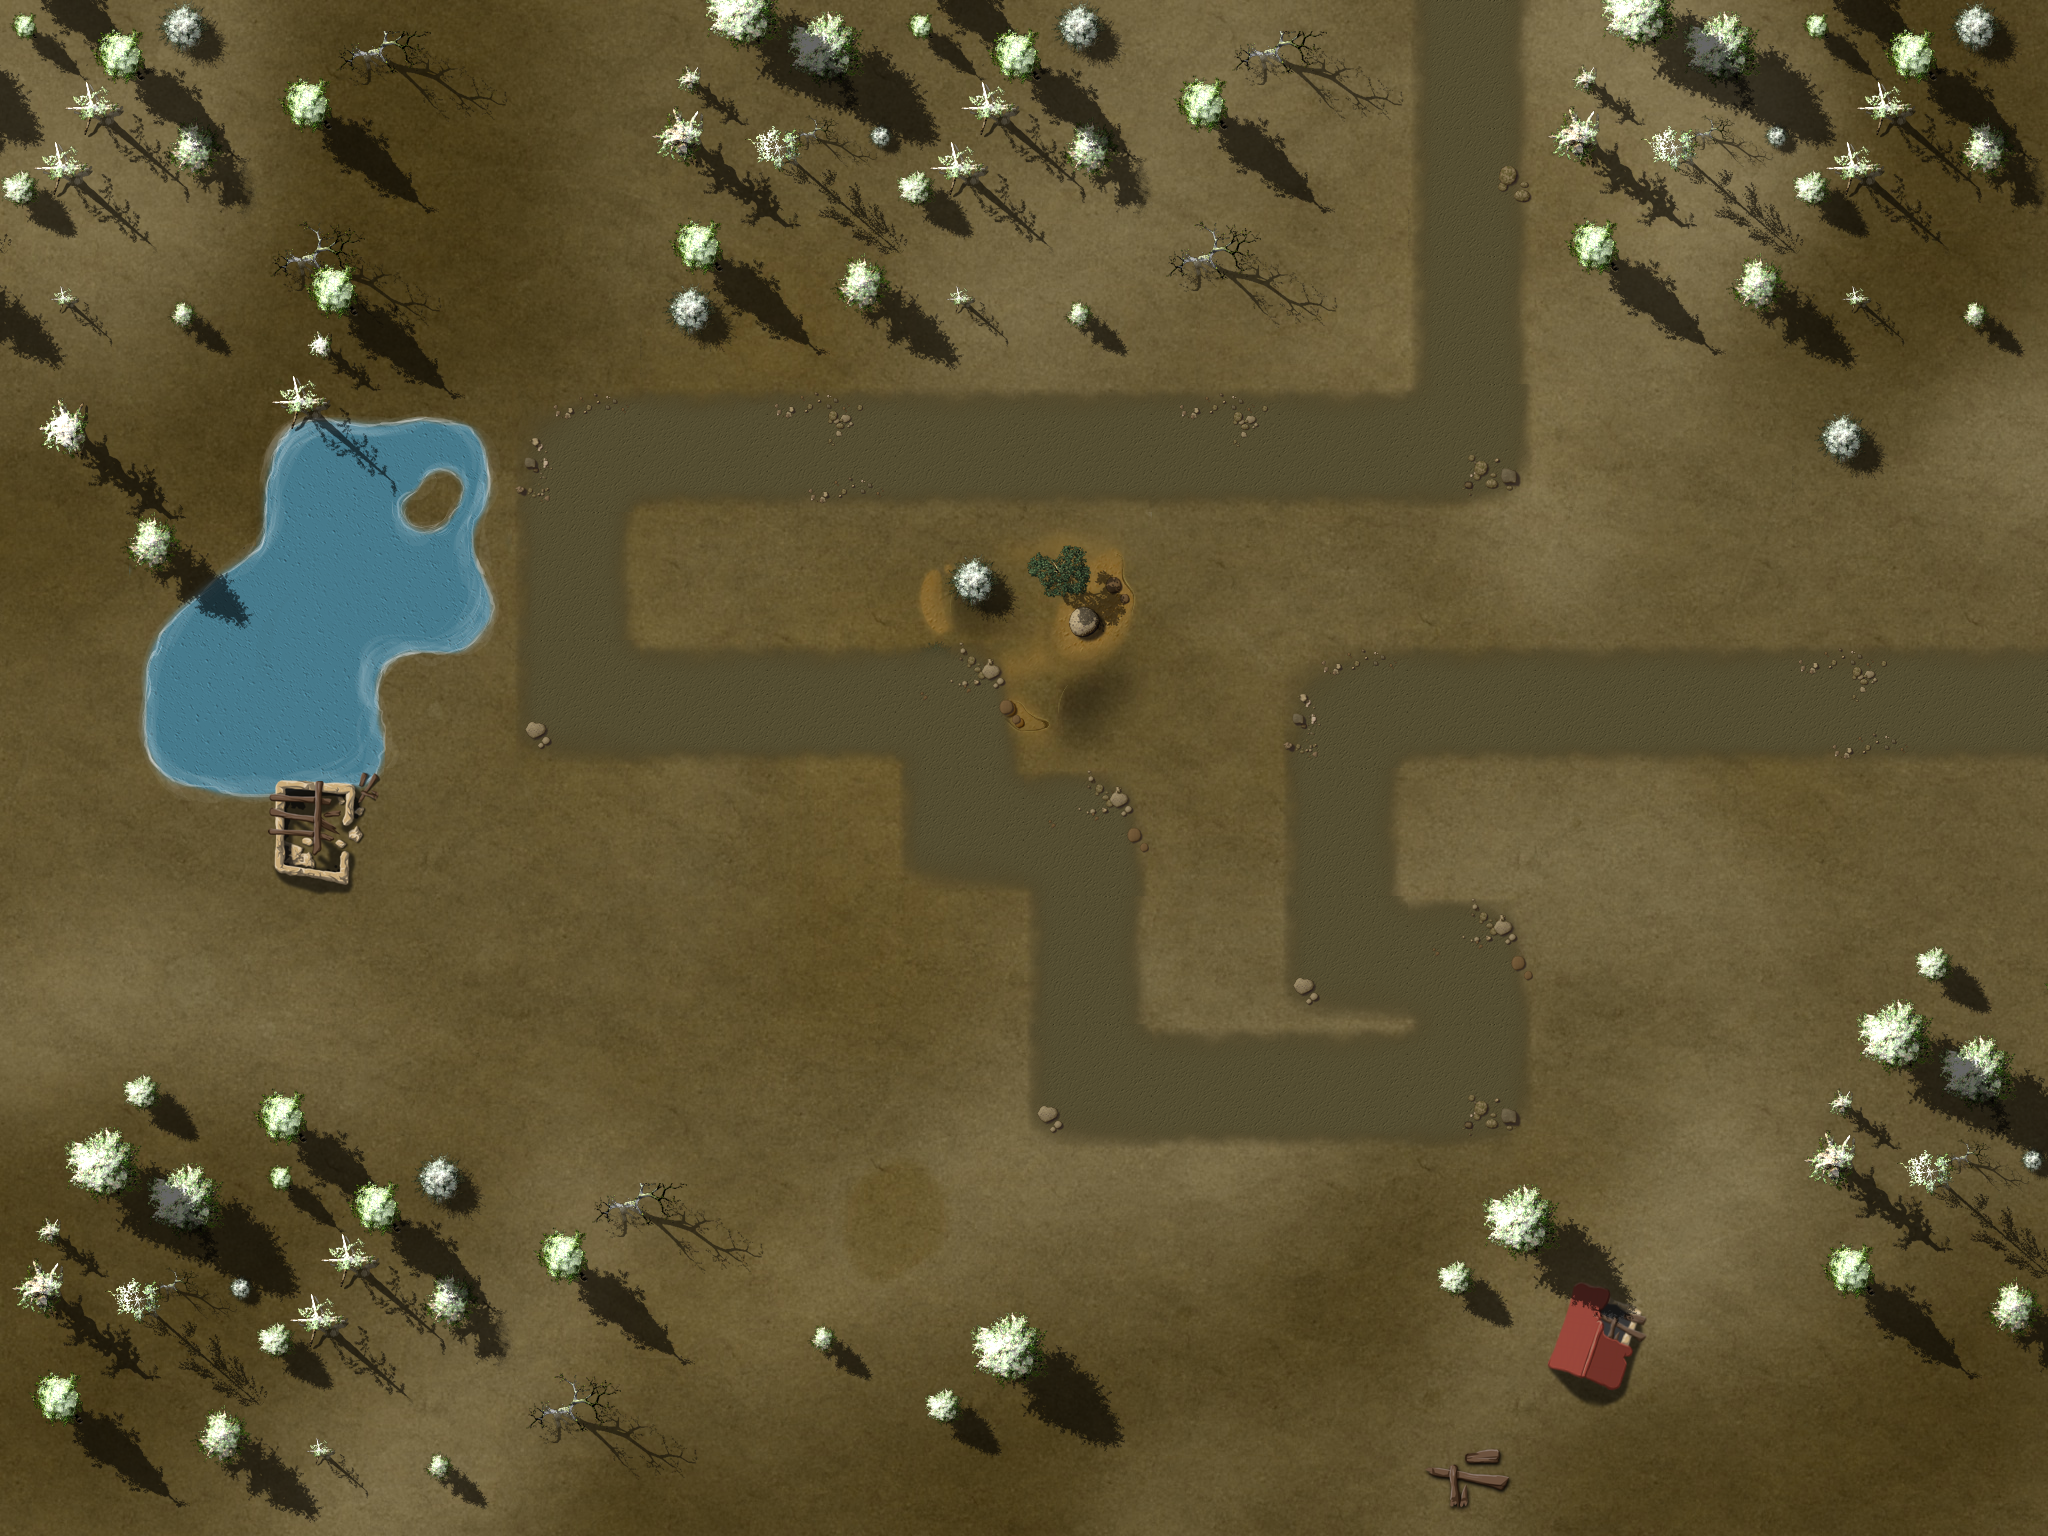

A 2D game scene composited from a Tiled map and its tileset images. What follows is a short description and the map's XML, with each tile layer's data collapsed to a summary:
An orthogonal 16x12 tile map with 128x128 px tiles, 4 tile layers (Ground, Objects1, Objects2, Path), 1 hidden layer not drawn, 3 tilesets and 36 objects.

<map version="1.0" orientation="orthogonal" width="16" height="12" tilewidth="128" tileheight="128">
 <properties>
  <property name="wave01" value="1,2,1,1,1,2,10,3,10,10,2,10,10,1,1,2,2,1,1,10,10,10,10,10,2,2,1,1" />
  <property name="wave02" value="4,10,10,10,10,1,1,1,1,1,4,1,1,4,1,1,3,3,3" />
  <property name="wave03" value="1,2,1,1,1,2,10,10,10,2,10,10,1,1,2,2,1,1,10,10,10,10,10,2,2,1,1" />
  <property name="wave04" value="10,6,10,10,1,10,1,10,1,10,10,10,1,1,1,1,10,10,10,10,1,1,1,10" />
  <property name="wave05" value="10,10,3,3,10,10,10,7,7,4,4,5,4,5,5,3,5,5,5,10,10,10,10,10,5,5,5,7,5,7,5,7,4" />
  <property name="wave06" value="2,5,5,5,5,5,5,5,4,4,4,7,7,7,7,5,5,5,7,7,4,4,4,7,6,7,4,5,4" />
  <property name="wave07" value="10,10,10,5,10,5,5,4,10,10,4,10,10,10,5,3,5,4,5,4,5,2" />
  <property name="wave08" value="10,3,10,10,6,10,7,7,4,4,5,4,5,5,5,5,5,5,10,10,10,10,10,5,5,5,7,5,7,5,7,4" />
  <property name="wave09" value="1,5,5,5,4,5,5,5,5,4,5,5,5,4,5,5,5,7,5,5,5,7,4,5,4,4,5,5,3,10,10,10" />
  <property name="wave10" value="1,7,5,5,5,7,10,103,10,7,10,10,5,5,7,7,5,5,10,10,10,10,10,7,7,5,102" />
  <property name="wave11" value="5,5,4,5,4,4,5,5,5,5,10,5,5,5,5,5,5,5,5,3,3,6,10,8,10,10,10,10,10,3,5,5,5,7,7,8,5,5,5,5,2" />
  <property name="wave12" value="10,10,10,10,10,8,3,7,4,5,4,5,5,5,10,8,10,10,10,10,6,10,10,10,10,10,10,10,10,10,10,10,10,6,5,7,11,6,10,10,10,6,5,5,5,5,10,10,10,10,10,10" />
  <property name="wave13" value="2,7,7,5,4,5,4,4,5,5,5,4,5,5,5,5,5,5,5,5,5,5,5,5,5,5,5,1" />
  <property name="wave14" value="8,10,10,10,6,10,10,3,10,10,6,10,10,10,10,10,4,4,4,4,5,5,5,10,10,10,9,10,10,7,10" />
  <property name="wave15" value="1,4,4,5,5,9,5,5,5,5,4,5,4,5,4,4,5,4,5,7,5,5,5,5,5,5,5,5,9,3,5,10,10,5,5,5,7,7,4,4" />
  <property name="wave16" value="7,7,7,7,7,7,6,7,7,7,7,7,7,5,5,5,5,8,7,5,5,4,4,4,9,8,9,9,9,5,5,6" />
  <property name="wave17" value="7,7,9,7,7,5,5,5,5,9,5,5,5,7,5,5,7,7,7,5,7,5,5,5,5,4" />
  <property name="wave18" value="2,7,6,4,4,5,4,10,10,10,10,4,4,4,10,10,8,10,10,10,9,5,5,7,7,7" />
  <property name="wave19" value="10,10,10,10,10,10,9,8,9,7,4,5,4,5,5,5,10,10,5,5,5,5,5,5,5,5,9,3,6,10,10,7,10,5,5,5,5,3" />
  <property name="wave20" value="102,6,10,10,10,9,3,5,10,10,5,5,5,7,7,4,4,10,10,10,10,8,10,10,10,10,10,10,10,10,10,5,5,5,5,5,5,7,10,10,10,10,101" />
  <property name="wave21" value="10,10,10,10,10,7,10,10,7,10,10,10,10,7,10,10,10,8,10,10,8" />
  <property name="wave22" value="1,7,5,5,5,7,10,10,10,7,10,10,5,5,7,7,5,5,10,10,10,10,10,7,7,5,1" />
  <property name="wave23" value="5,5,6,6,5,5,5,5,5,5,7,7,7,7,8,9,7,4,5,4,5,5,5,8,5,7,8,4,5,6,11,5,5,5,4,6" />
  <property name="wave24" value="11,11,8,9,7,4,5,4,5,5,5,11,9,3,5,5,5,5,5,5,5,5,9,3,6,8,8,11,11,11" />
  <property name="wave25" value="2,7,5,5,5,5,5,5,5,5,5,9,3,6,5,8,8,9,7,4,6,4,4,4,5,5,5,9,9,9,9,9,6,5,6" />
  <property name="wave26" value="11,11,11,9,3,11,11,11,11,11,8,9,9,9,5,5,6,8,5,7,8,4,5,8,11,5,5,5,4,4" />
  <property name="wave27" value="3,9,5,5,5,5,7,7,4,4,9,5,5,5,5,5,5,5,5,9,5,5,5,5,5,5,1" />
  <property name="wave28" value="6,11,11,11,11,6,11,11,11,11,6,9,9,5,5,9,9,5,5,5,5,9,9,9,8,5,5,5,1" />
  <property name="wave29" value="10,10,10,10,5,10,5,10,5,10,10,10,5,5,5,5,10,10,10,10,5,5,5,10" />
  <property name="wave30" value="1,5,5,5,10,6,10,5,10,10,8,8,5,5,5,5,5,5,10,10,10,10,102,5,5,5,5,4,4,9,3,6,103" />
  <property name="wave31" value="9,9,9,9,10,10,10,10,10,6,5,5,6,8,8,5,5,8,8,5,5,5,9,9,5,5,9,6,11,11,11,10,8,5,5,11,11,11,6,10,9,9,9,10,10,10,10,10,5,5,4,5,5,5,6,5,5,5,11,11,11,11,9,8" />
  <property name="wave32" value="1,7,5,8,7,7,5,5,4,5,8,7,5,7,6,5,5,5,5,9,5,4,4,4,4,9,3,7,7,5,4,6,5,5,5,5,6,5,5,7,7,5,5,5,7,7,7,9,3,5,5,9,5,5,7,5,5,11,9,9,9,5,5,9,9,6,5,5,7,8,8,9,3" />
  <property name="wave33" value="8,10,10,10,8,7,7,10,10,10,10,5,5,5,6,9,9,5,5,11,11,6,8,11,11,8,5,10,8,10,10,7,9,10,10,6,5,5,4,4,11,11,11,8,5,5,5,8,10,7,7,7,9,5,5,6,5,5" />
  <property name="wave34" value="9,8,7,9,8,7,5,5,5,5,7,7,7,9,3,7,5,5,5,5,5,6,10,4,10,10,6,6,10,5,5,5,6,5,5,6,5,8,9,5,5,5,5,4,5,5,4," />
  <property name="wave35" value="6,6,5,5,5,5,5,6,7,6,6,5,5,5,5,8,7,7,8,5,5,7,4,4,4,5,5,4,4,9,5,5,11,11,11,8,5,5,6,5,7,5,5,9,3,7,4,4,7,7,7,6,6,9,5,5,5,7,7,5,5,5,5,5,5,5,4,7,5,5,5,1" />
  <property name="wave36" value="6,10,10,10,10,10,10,10,10,10,8,10,10,10,10,10,6,6,5,5,5,7,7,10,10,6,10,10,10,5,5,6,5,5,8,10,10,10,10,10,10,10,10,10,10,5,5,5,5,5,5,7,10,10,10,10,3" />
  <property name="wave37" value="10,10,10,5,10,5,5,4,10,10,4,10,10,8,11,11,11,8,11,11,6,11,11,5,5,9,9,5,9,5,4,4,8,6,10,10,5,5,5,5,5,11,11,11,6,6,5,5,5,11,11,8,8,10,5,5,5,4,5,4,5,7,5,5,5,5,7,7,7,7,5,5,5,6,1" />
  <property name="wave38" value="4,4,7,7,5,5,8,5,5,5,7,5,9,9,10,11,11,9,6,5,5,5,6,6,5,5,4,5,6,7,7,4,4,4,5,4,4,9,4,5,5,11,11,6,11,11,11,9,9,8,5,8,5,7,7,5,5,4,4,5,5,5,7,7,5,5,5,5,5,5,6,6,5,5,5,5,7" />
  <property name="wave39" value="10,10,10,10,10,10,8,10,10,10,10,10,5,5,5,8,4,4,4,4,9,3,9,3,8,10,9,9,10,10,6,6,4,5,4,4,5,5,6,5,10,7,8,10,6,10,10,10,10,6,10,10,10,10,10,10,6,10,10,10,10,10,10,10,10,5,5,5,5,10,10,8,11,11,11,8,10,10,10,10" />
  <property name="wave40" value="4,4,10,10,10,5,10,10,6,6,5,5,5,10,5,10,11,8,11,101,5,5,5,6,5,8,10,5,6,10,6,10,10,5,10,10,6,10,10,11,11,11,5,5,5,6,9,5,103,7,7,5,5,7,8,5,10,10,5,10,10,10,10,5,10,10,10,10,7,10,10,7,10,10,103" />
 </properties>
 <tileset firstgid="1" name="ground" tilewidth="128" tileheight="128">
  <image source="tilesWorld1.png" width="2048" height="2048" />
 </tileset>
 <tileset firstgid="257" name="path" tilewidth="128" tileheight="128">
  <image source="path01.png" width="512" height="512" />
 </tileset>
 <tileset firstgid="273" name="ground" tilewidth="2048" tileheight="1536">
  <image source="ground1.jpg" width="2048" height="1536" />
 </tileset>
 <layer name="Ground" width="16" height="12">
  <data>[192 cells, 1 non-empty, 1 distinct tile ids]</data>
 </layer>
 <layer name="Objects1" width="16" height="12">
  <data>[192 cells, 94 non-empty, 43 distinct tile ids]</data>
 </layer>
 <layer name="Objects2" width="16" height="12">
  <data>[192 cells, 17 non-empty, 15 distinct tile ids]</data>
 </layer>
 <objectgroup name="Objects3" width="16" height="12">
  <object gid="135" x="1144" y="1006" />
  <object gid="116" x="738" y="928" />
  <object gid="116" x="170" y="488" />
  <object gid="116" x="98" y="476" />
  <object gid="116" x="144" y="542" />
  <object gid="166" x="640" y="1264" />
  <object gid="166" x="468" y="1224" />
  <object gid="135" x="278" y="1134" />
  <object gid="116" x="150" y="1146" />
  <object gid="116" x="198" y="1082" />
  <object gid="116" x="6" y="1062" />
  <object gid="116" x="1814" y="920" />
  <object gid="116" x="1948" y="780" />
  <object gid="116" x="1960" y="888" />
  <object gid="166" x="772" y="862" />
  <object gid="166" x="1016" y="302" />
  <object gid="166" x="1634" y="400" />
 </objectgroup>
 <layer name="Path" width="16" height="12">
  <data>[192 cells, 32 non-empty, 10 distinct tile ids]</data>
 </layer>
 <objectgroup name="Locked" width="16" height="12">
  <object x="0" y="0" width="2048" height="256" />
  <object x="0" y="1280" width="2048" height="256" />
  <object x="0" y="256" width="128" height="1024" />
  <object x="1920" y="256" width="128" height="1024" />
  <object x="128" y="1024" width="256" height="128" />
  <object x="1792" y="1024" width="128" height="256" />
  <object x="128" y="1152" width="640" height="128" />
  <object x="768" y="768" width="128" height="128" />
  <object x="1152" y="896" width="128" height="128" />
  <object x="896" y="512" width="256" height="128" />
  <object x="1792" y="256" width="128" height="256" />
  <object x="1664" y="256" width="128" height="128" />
  </objectgroup>
 <objectgroup name="Waypoints" width="16" height="12">
  <!-- 1 objects omitted --></objectgroup>
 <layer name="blendAdd" width="16" height="12" visible="0">
  <data>[192 cells, 0 non-empty, 0 distinct tile ids]</data>
 </layer>
</map>
<!-- 7 of 36 objects omitted -->
